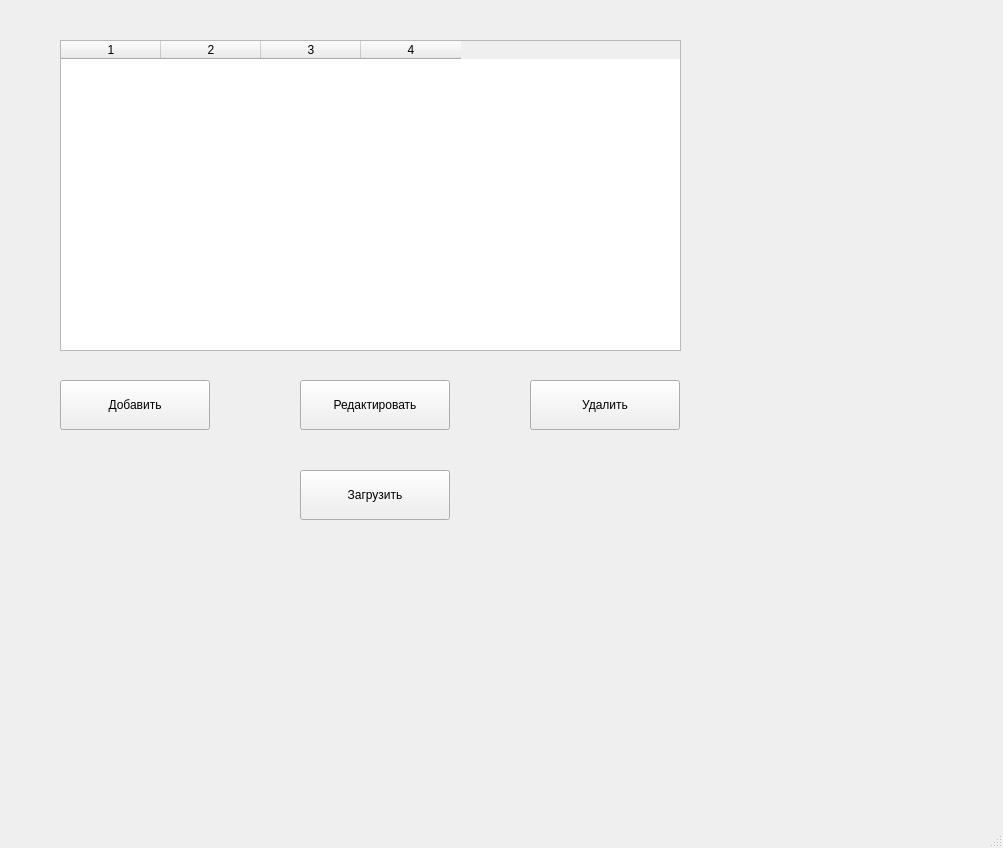
<?xml version="1.0" encoding="UTF-8"?>
<ui version="4.0">
 <class>MainWindow</class>
 <widget class="QMainWindow" name="MainWindow">
  <property name="geometry">
   <rect>
    <x>0</x>
    <y>0</y>
    <width>1003</width>
    <height>848</height>
   </rect>
  </property>
  <property name="minimumSize">
   <size>
    <width>800</width>
    <height>600</height>
   </size>
  </property>
  <property name="windowTitle">
   <string>Управление пассажирами</string>
  </property>
  <widget class="QWidget" name="centralwidget">
   <widget class="QTableWidget" name="passengersTable">
    <property name="geometry">
     <rect>
      <x>60</x>
      <y>40</y>
      <width>621</width>
      <height>311</height>
     </rect>
    </property>
    <property name="columnCount">
     <number>4</number>
    </property>
    <column/>
    <column/>
    <column/>
    <column/>
   </widget>
   <widget class="QPushButton" name="addBtn">
    <property name="geometry">
     <rect>
      <x>60</x>
      <y>380</y>
      <width>150</width>
      <height>50</height>
     </rect>
    </property>
    <property name="text">
     <string>Добавить</string>
    </property>
   </widget>
   <widget class="QPushButton" name="editBtn">
    <property name="geometry">
     <rect>
      <x>300</x>
      <y>380</y>
      <width>150</width>
      <height>50</height>
     </rect>
    </property>
    <property name="text">
     <string>Редактировать</string>
    </property>
   </widget>
   <widget class="QPushButton" name="loadBtn">
    <property name="geometry">
     <rect>
      <x>300</x>
      <y>470</y>
      <width>150</width>
      <height>50</height>
     </rect>
    </property>
    <property name="text">
     <string>Загрузить</string>
    </property>
   </widget>
   <widget class="QPushButton" name="deleteBtn">
    <property name="geometry">
     <rect>
      <x>530</x>
      <y>380</y>
      <width>150</width>
      <height>50</height>
     </rect>
    </property>
    <property name="text">
     <string>Удалить</string>
    </property>
   </widget>
  </widget>
  <widget class="QMenuBar" name="menubar">
   <property name="geometry">
    <rect>
     <x>0</x>
     <y>0</y>
     <width>1003</width>
     <height>21</height>
    </rect>
   </property>
  </widget>
  <widget class="QStatusBar" name="statusbar"/>
 </widget>
 <resources/>
 <connections/>
</ui>
